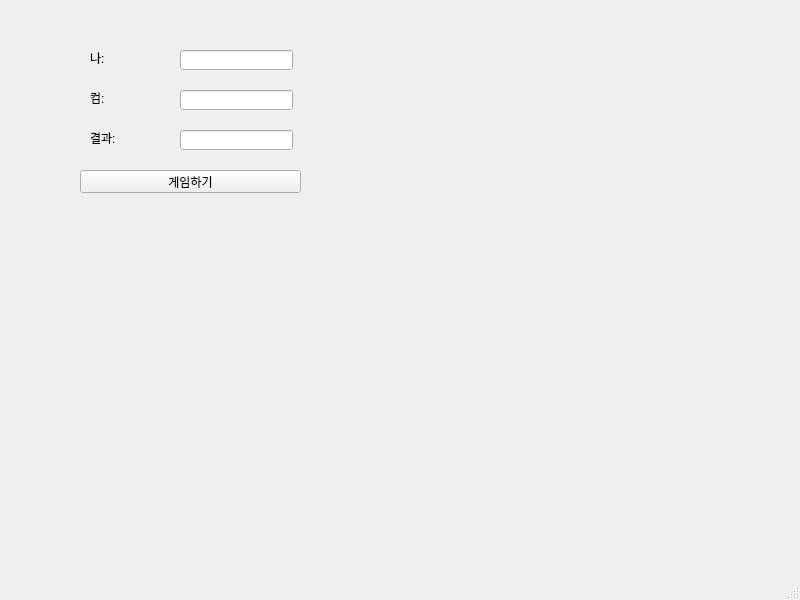
<?xml version="1.0" encoding="UTF-8"?>
<ui version="4.0">
 <class>MainWindow</class>
 <widget class="QMainWindow" name="MainWindow">
  <property name="geometry">
   <rect>
    <x>0</x>
    <y>0</y>
    <width>800</width>
    <height>600</height>
   </rect>
  </property>
  <property name="windowTitle">
   <string>MainWindow</string>
  </property>
  <widget class="QWidget" name="centralwidget">
   <widget class="QLabel" name="lbl_mine">
    <property name="geometry">
     <rect>
      <x>90</x>
      <y>50</y>
      <width>31</width>
      <height>16</height>
     </rect>
    </property>
    <property name="text">
     <string>나:</string>
    </property>
   </widget>
   <widget class="QLabel" name="lbl_com">
    <property name="geometry">
     <rect>
      <x>90</x>
      <y>90</y>
      <width>31</width>
      <height>16</height>
     </rect>
    </property>
    <property name="text">
     <string>컴:</string>
    </property>
   </widget>
   <widget class="QLabel" name="lbl_result">
    <property name="geometry">
     <rect>
      <x>90</x>
      <y>130</y>
      <width>31</width>
      <height>16</height>
     </rect>
    </property>
    <property name="text">
     <string>결과:</string>
    </property>
   </widget>
   <widget class="QPushButton" name="pb">
    <property name="geometry">
     <rect>
      <x>80</x>
      <y>170</y>
      <width>221</width>
      <height>23</height>
     </rect>
    </property>
    <property name="text">
     <string>게임하기</string>
    </property>
   </widget>
   <widget class="QLineEdit" name="le_mine">
    <property name="geometry">
     <rect>
      <x>180</x>
      <y>50</y>
      <width>113</width>
      <height>20</height>
     </rect>
    </property>
   </widget>
   <widget class="QLineEdit" name="le_com">
    <property name="geometry">
     <rect>
      <x>180</x>
      <y>90</y>
      <width>113</width>
      <height>20</height>
     </rect>
    </property>
   </widget>
   <widget class="QLineEdit" name="le_result">
    <property name="geometry">
     <rect>
      <x>180</x>
      <y>130</y>
      <width>113</width>
      <height>20</height>
     </rect>
    </property>
   </widget>
  </widget>
  <widget class="QMenuBar" name="menubar">
   <property name="geometry">
    <rect>
     <x>0</x>
     <y>0</y>
     <width>800</width>
     <height>21</height>
    </rect>
   </property>
  </widget>
  <widget class="QStatusBar" name="statusbar"/>
 </widget>
 <resources/>
 <connections/>
</ui>
